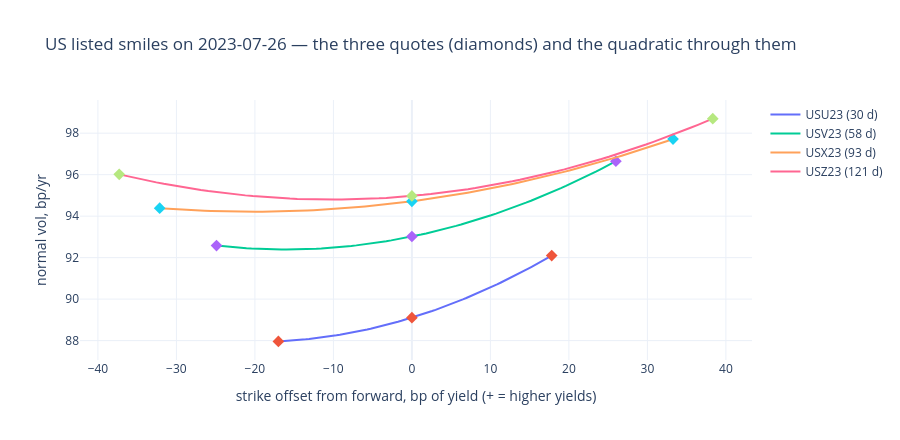

The notebook cell saved with this chart:
### Code cell
day = pd.Timestamp(NB.ladder_day)
snap = smile[(smile.root == "US") & (smile.date == day)].sort_values("tte_years")
fig = go.Figure()
for _, r in snap.iterrows():
    sm = rc.three_point_smile(r.atm_bp_yr, r.call25_bp_yr, r.put25_bp_yr, r.tte_years)
    if sm is None:
        continue
    fig.add_trace(go.Scatter(x=sm.offset_bp, y=sm.vol_bp, mode="lines",
                             name=f"{r.contract_code} ({r.tte_years * 365:.0f} d)"))
    kc, kp = rc.smile_strike_offsets(r.atm_bp_yr, r.call25_bp_yr, r.put25_bp_yr, r.tte_years)
    fig.add_trace(go.Scatter(x=[kc, 0.0, kp], y=[r.call25_bp_yr, r.atm_bp_yr, r.put25_bp_yr],
                             mode="markers", showlegend=False,
                             marker=dict(size=9, symbol="diamond")))
fig.update_layout(height=440, template="plotly_white",
                  title=f"US listed smiles on {NB.ladder_day} — the three quotes (diamonds) "
                        "and the quadratic through them",
                  xaxis_title="strike offset from forward, bp of yield (+ = higher yields)",
                  yaxis_title="normal vol, bp/yr")
fig.show()
